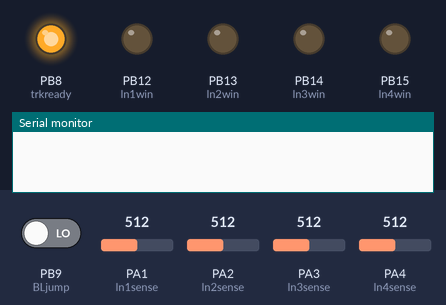
The sketch below on a simulated STM32 Blue Pill. Shown: output pins drawn as LEDs (lit = HIGH), the last lines printed to the serial monitor. Dashed ring = blinking. The test bench sets the inputs (shaded band); at power-on: PB9 (BLjump) LOW, PA1 (ln1sense) = 512, PA2 (ln2sense) = 512, PA3 (ln3sense) = 512, PA4 (ln4sense) = 512.

Above: at 1.2 s.
1.3 s: PB9 (BLjump) driven HIGH
At 1.87 s:
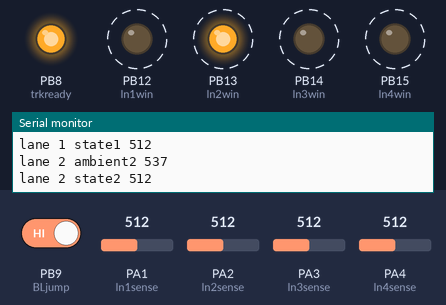
4.3 s: PA1 (ln1sense) set to 548
At 4.7 s:
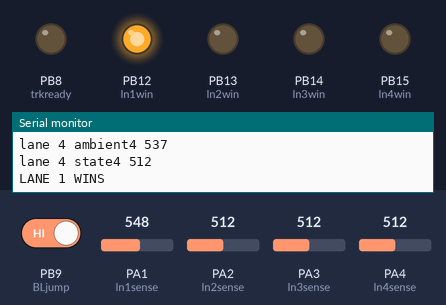
5.8 s: PB9 (BLjump) driven LOW
At 9.0 s:
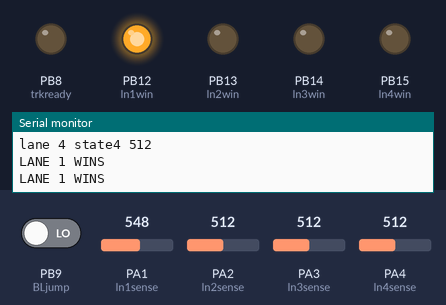
Timing chart, 0 to 10.5 s (numbered marks = the images above; inputs shaded):
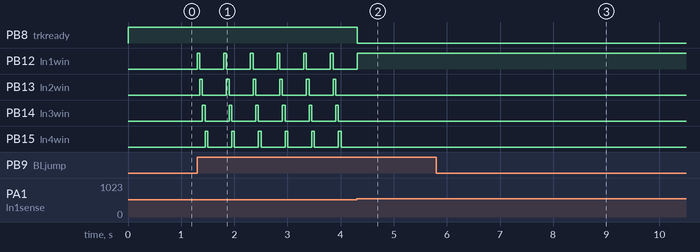

The sketch:

STM32-BrickBuilt-finishline-2018-11-04-summary.ino
```cpp
/* STM32-BrickBuilt-finishline.ino	https://github.com/clarkclark/finishline
 Clark Wood clark@cementhorizon.com
 Simple Finish Line monitor for Brickbuilt Derby, BrickCon 2011, Seattle
 thanks, Pinewood Derby Timer by Jason Scholten
 created 2011-09-02

 2018-10-21 Major revision to a new STM32 'Blue Pill' 72MHz 32-bit microcontroller for speed
		but... PB4 is pulled-up with no connection, but never GOES high.
		Something makes this port different. Moved WINNER outputs from 4-7 to PB12 - PB15

 2018-10-27 Completed new hardware board and it works!
		Corrected program logic to stop checking for winners when we have a winner (goto is deprecated!)
		Timed test (run a minute, enter blinkenlites mode to show cyclecount)
		**** ABOUT 2 MILLION CYCLES PER MINUTE OR 30,000 CYCLES PER SECOND! ****
                (32-bit cycle counter should roll over every 32 hours)

 2018-10-30 Blinkenlites jumper open makes the pin float (even after adding a 10K pull-up).
		INVERTING the logic: now REMOVING jumper ENTERS Blinkenlites
                (tried converting blinkenlites variable to bool; became very slow. Fail.)

 GOAL -         A structure merging Arduino & Lego to adjudicate the winner of a downhill race, the BrickBuilt Derby.
                The four-lane track is approx 19 feet long, constructed from a Pinewood Derby practice track.
                First used at BrickCon 2011, Seattle.  The track and this device are set up each year.
                First version was built from a raw Atmel Atmega328P chip (thanks, Dale Wheat!)
		In recent races, Occasional ties required speeding up the lane-scanning process.
                I learned from a recent Make Magazine about the much faster STM32 'Blue Pill' processor.

 PROGRAM LOGIC - Each lane has an IR LED that reflects off the track to an adjacent IR photodiode.
		During setup, we read the analog level of each lane's reflected light and add a buffer amount.
		This value becomes the threshold for this lane.
		The lanes are scanned in sequence (as fast as we can go, since it's one at a time)
		When the first car passes under the finishline device, the detected IR light level falls
		(and the value seen at an analog pin INCREASES), so we declare a winner.
		Keep the WINNER LED illuminated for 4 seconds, then reset and start scanning again.

 PROGRAMMING -	Since I can't locate drivers for the ST-Link device, I'm using an FTDI USB-to-serial convertor.
                Uploading steps: setup Arduino IDE (Tools) for Generic STM32F103C series, 20K RAM, 128K Flash;
                Upload Method: Serial;  Port: (use Device Manager to find this);
                Connect Blue Pill board to USB.  Move jumper 0 to position 1.  Press reset button.
                NOW you may compile and upload. Watch serial LEDs on USB-to-serial convertor.
                When "Upload Complete", restore STM32 jumper 0 to position 0.  Press reset. Let's race!

 CONSTRUCTION - photodiode has LONG leg to Arduino analog port, and through 470 ohm resistor to Vcc
		Short leg to ground.  Creates voltage divider. IR bright 0.1V to analog pin; IR dark sends 3.9V
		10-bit analog (at least 12-bit on the Blue Pill) sense value is low for IR bright, high for IR dark.

		IR LEDs powered by 5V, through (shared) 100 ohm resistor.

		Track Ready, and four WINNER LEDs powered by DS75492 hex driver in this new config for extra brightness.
		The chip connects LED cathode THROUGH EXTERNAL 100 ohm RESISTORS to ground. (long-leg Anodes to 5VDC)

 BLINKENLIGHTS MODE - (PB9 to ground through a handbag jumper, with a 10K pull-up resistor) active when jumper REMOVED
		changed to: with jumper installed, low voltage is read as a logical zero, do NOT go into BL mode.
		BL marquees the WIN lights and sends output to serial monitor of the thresholds and detected IR light levels.
		BL also displays the cycle count, to prove that we're normally scanning every 30 microseconds.
		NOTE: We delay each light and the serial monitor output. This mode won't detect the winner of a race.
               (BL scan rate is about 2 cycles per second; about 150,000 times slower than normal)

 RUNNING MODE - replace the blinkenlights jumper; only illuminates WINNNER and doesn't send stats to serial monitor.
*/


  // declaring global variables & initial values
  // physical (pin) inputs & outputs
  int ln1sense = PA1;	  // lane 1 ANALOG photodiode
  int ln2sense = PA2;	  // lane 2 ANALOG photodiode
  int ln3sense = PA3;	  // lane 3 ANALOG photodiode
  int ln4sense = PA4;	  // lane 4 ANALOG photodiode

  int ln1win = PB12;	  // lane 1 WIN output LED (through hex driver chip)
  int ln2win = PB13;	  // lane 2 WIN output LED (through hex driver chip)
  int ln3win = PB14;	  // lane 3 WIN output LED (through hex driver chip)
  int ln4win = PB15;	  // lane 4 WIN output LED (through hex driver chip)
  int trkready = PB8;	  // Big Green (or blue) track ready LED (through hex driver chip)

  int BLjump = PB9;	  // BLjump is BLINKENLIGHTS jumper (this is an input)

    // now declare variables that AREN'T physical inputs, assign initial values
  int state1 = 0;         // a place to put the analog read result of lane 1
  int state2 = 0;         // a place to put the analog read result of lane 2
  int state3 = 0;         // a place to put the analog read result of lane 3
  int state4 = 0;         // a place to put the analog read result of lane 4
  int ambient1 = 0;       // the photodiode reading FOR THIS LANE with the IR LED energized
  int ambient2 = 0;       // the photodiode reading FOR THIS LANE with the IR LED energized
  int ambient3 = 0;       // the photodiode reading FOR THIS LANE with the IR LED energized
  int ambient4 = 0;       // the photodiode reading FOR THIS LANE with the IR LED energized
  int blinkenlites = 0;   // state of jumper, enables light show & data spew
  bool winner = false;    // used in nested 'if' statements to stop checking when we have a winner

  long cyclecount = 0;	  // 32-bit count of cycles since reset or start


  // setup code, to run once
void setup() {

  pinMode(ln1sense, INPUT);      //we read these pins
  pinMode(ln2sense, INPUT);
  pinMode(ln3sense, INPUT);
  pinMode(ln4sense, INPUT);
  pinMode(BLjump, INPUT);

  pinMode(trkready, OUTPUT);     // we write to these pins
  pinMode(ln1win, OUTPUT);
  pinMode(ln2win, OUTPUT);
  pinMode(ln3win, OUTPUT);
  pinMode(ln4win, OUTPUT);

  digitalWrite(ln1win, LOW);     // we want this LED to be off (unless it's on)
  digitalWrite(ln2win, LOW);     // we want this LED to be off (unless it's on)
  digitalWrite(ln3win, LOW);     // we want this LED to be off (unless it's on)
  digitalWrite(ln4win, LOW);     // we want this LED to be off (unless it's on)
  digitalWrite(trkready, HIGH);  // we want this LED to illuminate right away
  digitalWrite(BLjump, HIGH);    // required WRITE to INPUT sets pullup on digital pin (not well enough, added external)

  Serial.begin(9600);            // setup serial monitor

// read the photodiodes to establish ambient level, in today's location and setup
  state1 = analogRead(ln1sense);
  state2 = analogRead(ln2sense);
  state3 = analogRead(ln3sense);
  state4 = analogRead(ln4sense);

  ambient1 = (state1 + 25);      // this margin should eliminate false alarms
  ambient2 = (state2 + 25);
  ambient3 = (state3 + 25);
  ambient4 = (state4 + 25);
}

  // main code, to loop:
void loop() {

// POSSIBLE option to Serial.print the characters \ | / -  in a spinner as each lane is tested.
// Some indication of activity would be nice, but maybe slow things down?
// Nope. Can't get the serial monitor to backspace, AND the backslash is a special character.

  cyclecount = (cyclecount + 1); // cycle count for speed testing
                                 // only display this number during blinkenlites

// read each photo transistor and act on it in turn

  state1 = analogRead(ln1sense);
  if (state1 > ambient1)         // can't mix these two types in one if
    if (winner == false)         // can't mix these two types in one if
      {
      digitalWrite(ln1win, HIGH);  // winner LED lane 1
      Serial.println("LANE 1 WINS");
      winner = true;
      }

  state2 = analogRead(ln2sense);
  if (state2 > ambient2)
    if (winner == false)
      {
      digitalWrite(ln2win, HIGH);	 //winner LED lane 2
      Serial.println("LANE 2 WINS");
      winner = true;
      }

  state3 = analogRead(ln3sense);
  if (state3 > ambient3)
    if (winner == false)
      {
      digitalWrite(ln3win, HIGH);	 //winner LED lane 3
      Serial.println("LANE 3 WINS");
      winner = true;
      }

  state4 = analogRead(ln4sense);
  if (state4 > ambient4)
    if (winner == false)
      {
      digitalWrite(ln4win, HIGH);	 //winner LED lane 4
      Serial.println("LANE 4 WINS");
      winner = true;
      }

// these steps are what to do after a winner has been detected
  if (winner == true)
    {
    digitalWrite(trkready, LOW);
    delay(4000);              	 // bask in glory for 4 seconds
    digitalWrite(ln1win, LOW);	 // reset all the LEDs
    digitalWrite(ln2win, LOW);
    digitalWrite(ln3win, LOW);
    digitalWrite(ln4win, LOW);
    digitalWrite(trkready, HIGH);
    winner = false;              // let's race
    }

// BLINKENLIGHTS to show that we're looping, for development and thrills
// all this delay could allow a car to slip through the gate without being detected.

  blinkenlites = digitalRead(BLjump);  // read the blinkenlites jumper (on EACH loop)

  if (blinkenlites == 1) 		// that is, handbag jumper to ground is REMOVED
    {
    Serial.print("cyclecount = ");
    Serial.println(cyclecount);

    Serial.print("lane 1 ambient1 ");
    Serial.println(ambient1);		// the trigger point for detecting a car
    Serial.print("lane 1 state1 ");
    Serial.println(state1);		// detected value, lane 1
    digitalWrite(ln1win, HIGH);		// set the LED on
    delay(50);				// wait for some milliseconds
    digitalWrite(ln1win, LOW);		// set the LED off

    Serial.print("lane 2 ambient2 ");
    Serial.println(ambient2);		// the trigger point for detecting a car
    Serial.print("lane 2 state2 ");
    Serial.println(state2);		// detected value, lane 2
    digitalWrite(ln2win, HIGH);		// set the LED on
    delay(50);				// wait for some milliseconds
    digitalWrite(ln2win, LOW);		// set the LED off

    Serial.print("lane 3 ambient3 ");
    Serial.println(ambient3);		// the trigger point for detecting a car
    Serial.print("lane 3 state3 ");
    Serial.println(state3);		// detected value, lane 3
    digitalWrite(ln3win, HIGH);		// set the LED on
    delay(50);				// wait for some milliseconds
    digitalWrite(ln3win, LOW);		// set the LED off

    Serial.print("lane 4 ambient4 ");
    Serial.println(ambient4);		// the trigger point for detecting a car
    Serial.print("lane 4 state4 ");
    Serial.println(state4);		// detected value, lane 4
    digitalWrite(ln4win, HIGH);		// set the LED on
    delay(50);				// wait for some milliseconds
    digitalWrite(ln4win, LOW);		// set the LED off

    delay(300);        // wait for some milliseconds so we can read the screen
    Serial.println();
    // end of optional (BL jumper OFF) BLINKENLIGHTS section
    }
}
```

Measured:
- the behaviour switches between 537 and 538 on PA1 (ln1sense) (found by bisection; images 1 and 2)
- after the input at 1.3 s, PB12 (ln1win): alternates HIGH for 0.05 s and LOW for 0.45 s, starting at once; PB13 (ln2win): alternates HIGH for 0.05 s and LOW for 0.45 s, starting after 0.05 s
- after the input at 4.3 s, PB8 (trkready): HIGH → LOW at once; PB12 (ln1win): goes on until 4.3 s, then stays HIGH; PB13 (ln2win), PB14 (ln3win), PB15 (ln4win): stops changing and stays LOW
- after the input at 5.8 s, PB8 (trkready), PB13 (ln2win), PB14 (ln3win), PB15 (ln4win): stops changing and stays LOW; PB12 (ln1win): stops changing and stays HIGH
